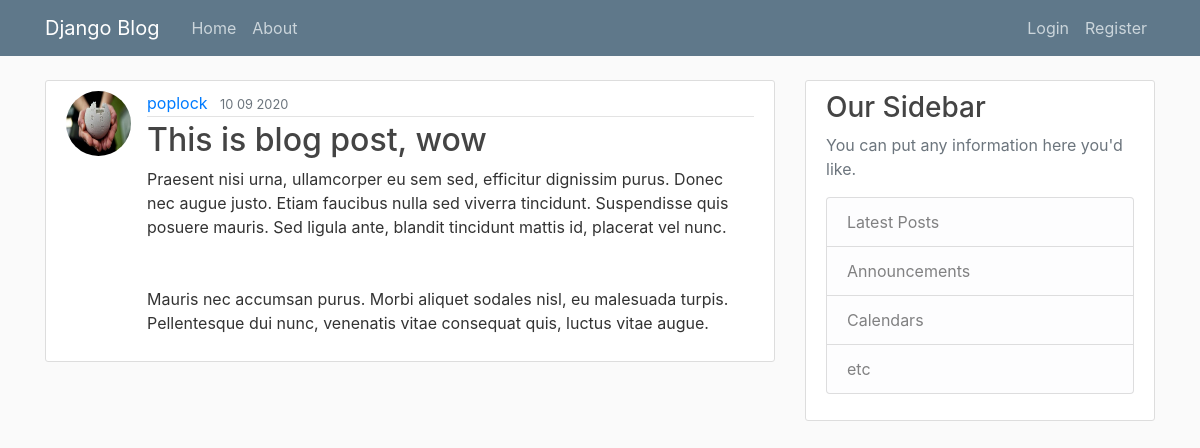
/post/15, run on the app's committed database.
### blog/models.py (models this page shows, shortened)
class Post(models.Model):
    title = models.CharField(max_length=100)
    content = models.TextField()
    date_posted = models.DateTimeField(default=timezone.now)
    author = models.ForeignKey(User, on_delete=models.CASCADE)

### users/models.py (models this page shows, shortened)
class Profile(models.Model):
    user = models.OneToOneField(User, on_delete=models.CASCADE)
    image = models.ImageField(default='default.jpg', upload_to='profile_pics')

### blog/views.py (the view)
# urls.py: path('post/<int:pk>', PostDetailedView.as_view(), name='post-detail'),
class PostDetailedView(DetailView):
    model = Post

### blog/templates/blog/post_detail.html (shortened to what this page needs)
{% extends "blog/base.html" %}
{% block content %}
<article class="media content-section">
    <img class="rounded-circle article-img" src={{ object.author.profile.image.url }}>
    <div class="media-body">
        <div class="article-metadata">
            <a class="mr-2" href="{% url 'user-posts' object.author.username %}">{{ object.author }}</a>
            <small class="text-muted">{{ object.date_posted|date:"d m Y" }}</small>
        </div>
        <h2 class="article-title">{{ object.title }}</h2>
        <p class="article-content">{{ object.content }}</p>
    </div>
</article>
{% endblock content %}

### blog/static/blog/main.css (style rules this page uses)
body { background: #fafafa; color: #333333; margin-top: 5rem; }
h1, h2, h3, h4, h5, h6 { color: #444444; }
.content-section { background: #ffffff; padding: 10px 20px; border: 1px solid #dddddd; border-radius: 3px; margin-bottom: 20px; }
.article-title { color: #444444; }
.article-content { white-space: pre-line; }
.article-img { height: 65px; width: 65px; margin-right: 16px; }
.article-metadata { padding-bottom: 1px; margin-bottom: 4px; border-bottom: 1px solid #e3e3e3 }

### data on the page
Post: author.profile.image (picture), author "poplock", date_posted "10 09 2020", title "This is blog post, wow", content "Praesent nisi urna, ullamcorper eu sem sed, efficitur dignissim purus. Donec nec augue justo. Etiam faucibus nulla sed viverra tincidunt. Suspendisse quis posuere mauris. Sed ligula ante, blandit tincidunt mattis id, placerat vel nunc. Mauris nec accumsan purus. Morbi aliquet sodales nisl, eu malesuada turpis. Pellentesque dui nunc, venenatis vitae consequat quis, luctus vitae augue."
